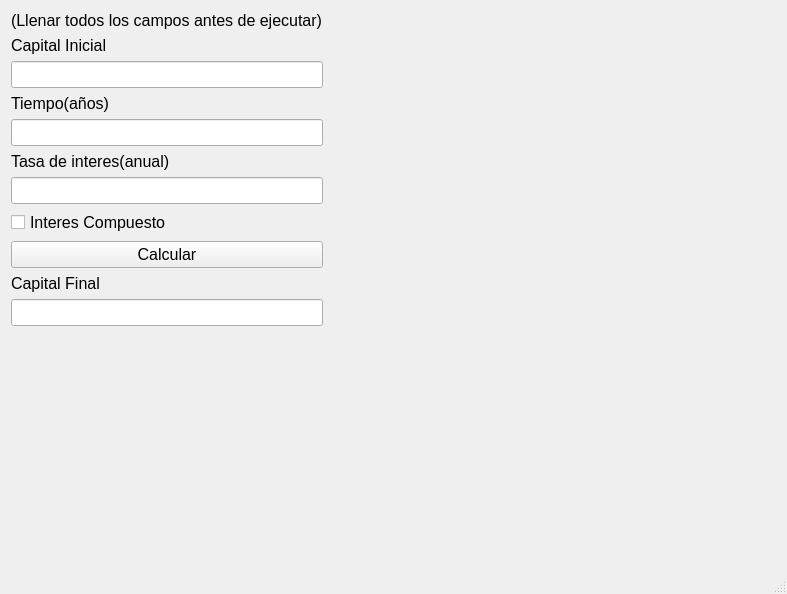
<?xml version="1.0" encoding="UTF-8"?>
<ui version="4.0">
 <class>MainWindow</class>
 <widget class="QMainWindow" name="MainWindow">
  <property name="geometry">
   <rect>
    <x>0</x>
    <y>0</y>
    <width>787</width>
    <height>594</height>
   </rect>
  </property>
  <property name="font">
   <font>
    <pointsize>12</pointsize>
   </font>
  </property>
  <property name="windowTitle">
   <string>MainWindow</string>
  </property>
  <widget class="QWidget" name="centralwidget">
   <widget class="QWidget" name="verticalLayoutWidget">
    <property name="geometry">
     <rect>
      <x>10</x>
      <y>10</y>
      <width>791</width>
      <height>511</height>
     </rect>
    </property>
    <layout class="QVBoxLayout" name="verticalLayout">
     <property name="sizeConstraint">
      <enum>QLayout::SetFixedSize</enum>
     </property>
     <property name="leftMargin">
      <number>1</number>
     </property>
     <property name="topMargin">
      <number>1</number>
     </property>
     <property name="rightMargin">
      <number>1</number>
     </property>
     <property name="bottomMargin">
      <number>1</number>
     </property>
     <item>
      <widget class="QLabel" name="label_5">
       <property name="text">
        <string>(Llenar todos los campos antes de ejecutar)</string>
       </property>
      </widget>
     </item>
     <item>
      <widget class="QLabel" name="label">
       <property name="font">
        <font>
         <pointsize>12</pointsize>
        </font>
       </property>
       <property name="text">
        <string>Capital Inicial</string>
       </property>
      </widget>
     </item>
     <item>
      <widget class="QLineEdit" name="capital_inicial">
       <property name="inputMask">
        <string/>
       </property>
       <property name="text">
        <string/>
       </property>
      </widget>
     </item>
     <item>
      <widget class="QLabel" name="label_3">
       <property name="text">
        <string>Tiempo(años)</string>
       </property>
      </widget>
     </item>
     <item>
      <widget class="QLineEdit" name="tasa_de_interes">
       <property name="inputMask">
        <string/>
       </property>
       <property name="text">
        <string/>
       </property>
      </widget>
     </item>
     <item>
      <widget class="QLabel" name="label_2">
       <property name="text">
        <string>Tasa de interes(anual)</string>
       </property>
      </widget>
     </item>
     <item>
      <widget class="QLineEdit" name="tiempo">
       <property name="inputMask">
        <string/>
       </property>
       <property name="text">
        <string/>
       </property>
      </widget>
     </item>
     <item>
      <widget class="QCheckBox" name="interes_compuesto">
       <property name="text">
        <string>Interes Compuesto</string>
       </property>
      </widget>
     </item>
     <item>
      <widget class="QPushButton" name="calcular">
       <property name="text">
        <string>Calcular</string>
       </property>
      </widget>
     </item>
     <item>
      <widget class="QLabel" name="label_6">
       <property name="font">
        <font>
         <pointsize>12</pointsize>
        </font>
       </property>
       <property name="text">
        <string>Capital Final</string>
       </property>
      </widget>
     </item>
     <item>
      <widget class="QLineEdit" name="capital_final">
       <property name="inputMask">
        <string/>
       </property>
       <property name="text">
        <string/>
       </property>
      </widget>
     </item>
    </layout>
   </widget>
  </widget>
  <widget class="QMenuBar" name="menubar">
   <property name="geometry">
    <rect>
     <x>0</x>
     <y>0</y>
     <width>787</width>
     <height>26</height>
    </rect>
   </property>
  </widget>
  <widget class="QStatusBar" name="statusbar"/>
 </widget>
 <resources/>
 <connections/>
</ui>
